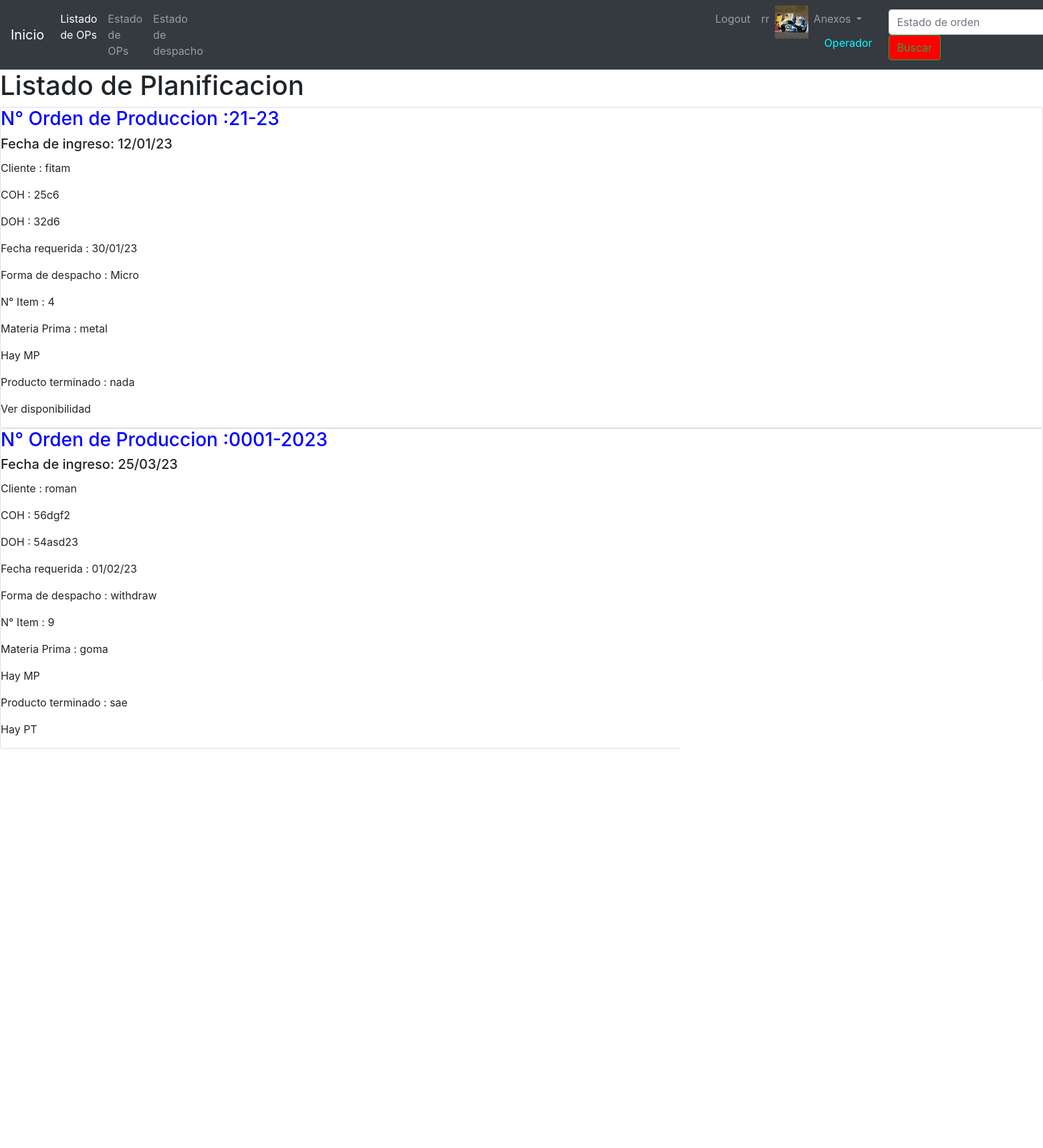
Screenshot of /planner/list-planners/ (signed in) with the database file from the repository.
### users/models.py (models this page shows)
class UserProfile(models.Model):
    user = models.OneToOneField(User, on_delete=models.CASCADE, related_name='profile')
    phone = models.CharField(max_length=25, null=True, blank=True, verbose_name= 'telefono')
    birth_date = models.DateField(null=True, blank=True, verbose_name= 'Fecha de nacimiento dd/mm/aa')
    profile_picture = models.ImageField(upload_to='profile_images', null=True, blank=True, verbose_name= 'Foto de perfil')

### planner/models.py (models this page shows, shortened)
class Planner(models.Model):
    CHOICE_DISPATCH = (
        ('consolidated', 'consolidado'),
        ('bus', 'micro'),
        ('withdraw', 'retira'),
    )
    n_po= models.CharField(max_length=11,verbose_name="N°OP")
    admission_date = models.CharField(max_length=8,verbose_name="Fecha de ingreso(dd/mm/aa)")
    client = models.CharField(max_length=30,verbose_name="Cliente")
    coh = models.CharField(max_length=10)
    doh = models.CharField(max_length=10)
    date_required = models.CharField(max_length=8,verbose_name="Fecha de requerida(dd/mm/aa)")
    dispatch = models.CharField(max_length=12, choices = CHOICE_DISPATCH , default='consolidated')
    item = models.IntegerField()
    raw_material = models.CharField(max_length=11,verbose_name="Materia Prima")
    raw_material1 = models.BooleanField(default=True,verbose_name="MP en Stock")
    finished_product = models.CharField(max_length=15,verbose_name="Producto Terminado")
    finished_product1 = models.BooleanField(default=True,verbose_name="PT en Stock")
    class Meta:
        verbose_name = 'Planificador'
        verbose_name_plural ='Planificadores'

### planner/views.py (the view)
# urls.py: path('list-planners/',PlannersListView.as_view(), name= 'list_planners'),
class PlannersListView(LoginRequiredMixin,ListView):
    model = Planner
    template_name ='planner/list_planners.html'
    queryset = Planner.objects.all()

### templates/planner/list_planners.html (shortened to what this page needs)
{% extends 'base.html' %}
{% block content %}
    <h1>Listado de Planificacion</h1>
    <div class="card-group" >
            {% for planner in object_list %}
            <div class="card" >
                <h3 style="color: blue;" class="card-text">N° Orden de Produccion :{{planner.n_po}}</h3>
                <h5 class="card-title">Fecha de ingreso: {{planner.admission_date}}</h5>
                <p class="card-text"> Cliente : {{planner.client}}</p>
                <p class="card-text"> COH : {{planner.coh}}</p>
                <p class="card-text"> DOH : {{planner.doh}}</p>
                <p class="card-text"> Fecha requerida : {{planner.date_required}}</p>
                <p class="card-text"> Forma de despacho : {{planner.dispatch}}</p>
                <p class="card-text"> N° Item : {{planner.item}}</p>
                <p class="card-text"> Materia Prima : {{planner.raw_material}}</p>
                {% if planner.raw_material1 == True %}
                    <p>Hay MP</p>
                {% else %}
                    <p>Ver disponibilidad</p>
                {% endif %}
                <p class="card-text"> Producto terminado : {{planner.finished_product}}</p>
                {% if planner.finished_product1 == True %}
                    <p>Hay PT</p>
                {% else %}
                    <p>Ver disponibilidad</p>
                {% endif %}
                </div>
            </div>
            {% endfor %}
{% endblock %}

### templates/base.html (shortened to what this page needs)
<!DOCTYPE html>
<html lang="es">
<head>
    <link rel="stylesheet" href="https://cdn.jsdelivr.net/npm/bootstrap@4.6.2/dist/css/bootstrap.min.css"
>
</head>
<body>
    <header>
        <nav class="navbar navbar-expand-lg navbar-dark bg-dark">
            <a class="navbar-brand" href="/">Inicio</a>
            <div class="collapse navbar-collapse" id="navbarSupportedContent">
                <ul class="navbar-nav mr-auto">
                    <li class="nav-item active">
                        <a class="nav-link" href="/planner/list-planners/">Listado de OPs <span class="sr-only">Listado de OPs</span></a>
                    </li>
                    <li class="nav-item">
                        <a class="nav-link" href="/operative/list-operatives/">Estado de OPs</a>
                    </li>
                    <li class="nav-item" style="margin-right: 750px;">
                        <a class="nav-link" href="/logistics/list-logistics/">Estado de despacho</a>
                    </li>
                    {% if request.user.is_authenticated %}
                    <li class="nav-item">
                        <a class="nav-link" href="/users/logout/">Logout</a>
                    </li>
                    <li class="nav-item">
                        <a class="nav-link" href="/users/update/">{{request.user.username}}</a>
                    </li>
                        {% if request.user.profile.profile_picture.url != '' %}
                            <img src="{{request.user.profile.profile_picture.url}}" alt="profile_picture" width="50px" height="50px">
                        {% endif %}
                    {% endif %}
                    <li class="nav-item dropdown">
                        <a class="nav-link dropdown-toggle" href="/users/update/profile/" role="button" data-toggle="dropdown" aria-expanded="false">
                        Anexos
                        </a>
                            {% if perms.planner %}
                            <a class="dropdown-item" style="color:cyan">Planificador</a>
                            {% elif perms.operative %}
                            <a class="dropdown-item" style="color:cyan">Operador</a>
                            {% elif perms.logistics %}
                            <a class="dropdown-item"style="color:cyan ">Logistica</a>
                            {% else %}
                            <a class="dropdown-item" >Invitado</a>
                            {% endif %}
                    </li>
                </ul>
                <form class="form-inline my-2 my-lg-0" action="/operative/list-operatives/" method="GET">
                    <input class="form-control mr-sm-2" type="search" placeholder="Estado de orden" aria-label="Search" name="search">
                    <button class="btn btn-outline-success my-2 my-sm-0" type="submit" style="background-color: red;">Buscar</button>
                </form>
            </div>
        </nav>
    </header>
    {% block content %}
    {% endblock %}
    <footer class="bg-dark text-center text-red" style="margin-top:500px;">
        <div class="container p-4">
        <section class="mb-4">
            <a class="btn btn-outline-light btn-floating m-1" href="#!" role="button"
            ></a>
            <a class="btn btn-outline-light btn-floating m-1" href="#!" role="button"
            ></a>
            <a class="btn btn-outline-light btn-floating m-1" href="#!" role="button"
            ></a>
</body>
</html>

### rows the page displays
Planner: n_po "21-23", admission_date "12/01/23", client "fitam", coh "25c6", doh "32d6", date_required "30/01/23", dispatch "Micro", item "4", raw_material "metal", raw_material1 "Hay MP", finished_product "nada", finished_product1 "Ver disponibilidad"
Planner: n_po "0001-2023", admission_date "25/03/23", client "roman", coh "56dgf2", doh "54asd23", date_required "01/02/23", dispatch "withdraw", item "9", raw_material "goma", raw_material1 "Hay MP", finished_product "sae", finished_product1 "Hay PT"

### other values shown
{{ request.user.username }} "rr"
